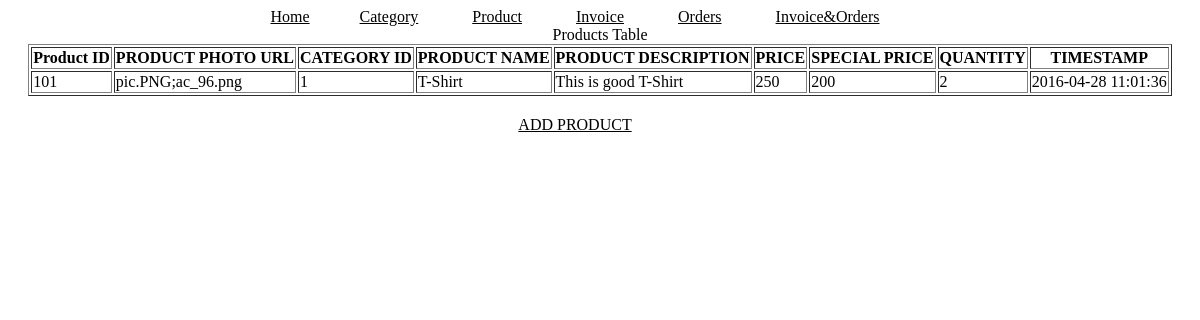
The app's page /product.php?id=101 with its own data.
### tables this page shows
CREATE TABLE `product` (
  `product_id` int(11) NOT NULL,
  `product_photo_url` varchar(30) DEFAULT NULL,
  `category_id` int(11) DEFAULT NULL,
  `product_name` varchar(20) DEFAULT NULL,
  `product_description` varchar(30) DEFAULT NULL,
  `price` int(11) DEFAULT NULL,
  `special_price` int(11) DEFAULT NULL,
  `quantity` int(11) DEFAULT NULL,
  `entry_time` timestamp NOT NULL DEFAULT CURRENT_TIMESTAMP ON UPDATE CURRENT_TIMESTAMP
);

### product.php (the view, shortened to what this page needs)
<html>
	<head>
		<link rel="stylesheet" type="text/css" href= "link.css">
	</head>
	<body>
	<div width="100%" align="center">
		<a href="index.php">Home</a><a href="categories.php">Category</a> <a href="products.php">Product</a> <a href="invoices.php">Invoice</a> <a href="orders.php">Orders</a> <a href="merge.php">Invoice&Orders</a>
	</div>
<?php
	$server_name = "localhost";
	$user_name = "root";
	$user_pass = "";
	$product_id = urldecode($_GET["id"]);
	$database_name ="bagdoomdb";
	$conn = mysqli_connect($server_name, $user_name, $user_pass);
	if(mysqli_connect_errno()){
		echo mysqli_connect_error();
	}
	else{
		mysqli_select_db($conn, $database_name);
		$sql_query = "select * from Product where  product_id = ".$product_id;
		$result = mysqli_query($conn, $sql_query);
		if($result == false){
			echo mysqli_error($conn);
		}
		else{
			echo "<div align ='center'>";
			echo "<table border ='1'>";
			echo "<caption> Products Table </caption>";
			echo "<tr>";
				echo "<th>Product ID</th><th>PRODUCT PHOTO URL</th><th>CATEGORY ID</th><th>PRODUCT NAME</th><th>PRODUCT DESCRIPTION</th><th>PRICE</th><th>SPECIAL PRICE</th><th>QUANTITY</th><th>TIMESTAMP</th>";
			echo "</tr>";
			if (mysqli_num_rows($result)>0){
				while($row = mysqli_fetch_assoc($result)){
					echo "<tr><td>".$row["product_id"]."</td>"."<td>".$row["product_photo_url"]."</td>"."<td>".$row["category_id"]."</td>"."<td>".$row["product_name"]."</td>"."<td>".$row["product_description"]."</td>"."<td>".$row["price"]."</td>"."<td>".$row["special_price"]."</td>"."<td>".$row["quantity"]."</td>"."<td>".$row["entry_time"]."</td></tr>";
				}
			}
			else {
				echo "<tr><td colspan='9'>0 results</td></tr>";
			}
			echo "</table>";
			echo "</div>";
		}
	}
?>
	<div width="100%" align="center" style="padding-top: 20px;">
		<a href="addProduct.php">ADD PRODUCT</a>
	</div>
	</body>
</html>

### link.css (style rules this page uses)
a { color: black; border: 4px 4px 0 0; width:50px; height:20px; text-decoration: underline; padding-right: 50px; }

### records on screen
product: product_id "101", product_photo_url "pic.PNG;ac_96.png", category "1", product_name "T-Shirt", product_description "This is good T-Shirt", price "250", special_price "200", quantity "2", entry_time "2016-04-28 11:01:36"
